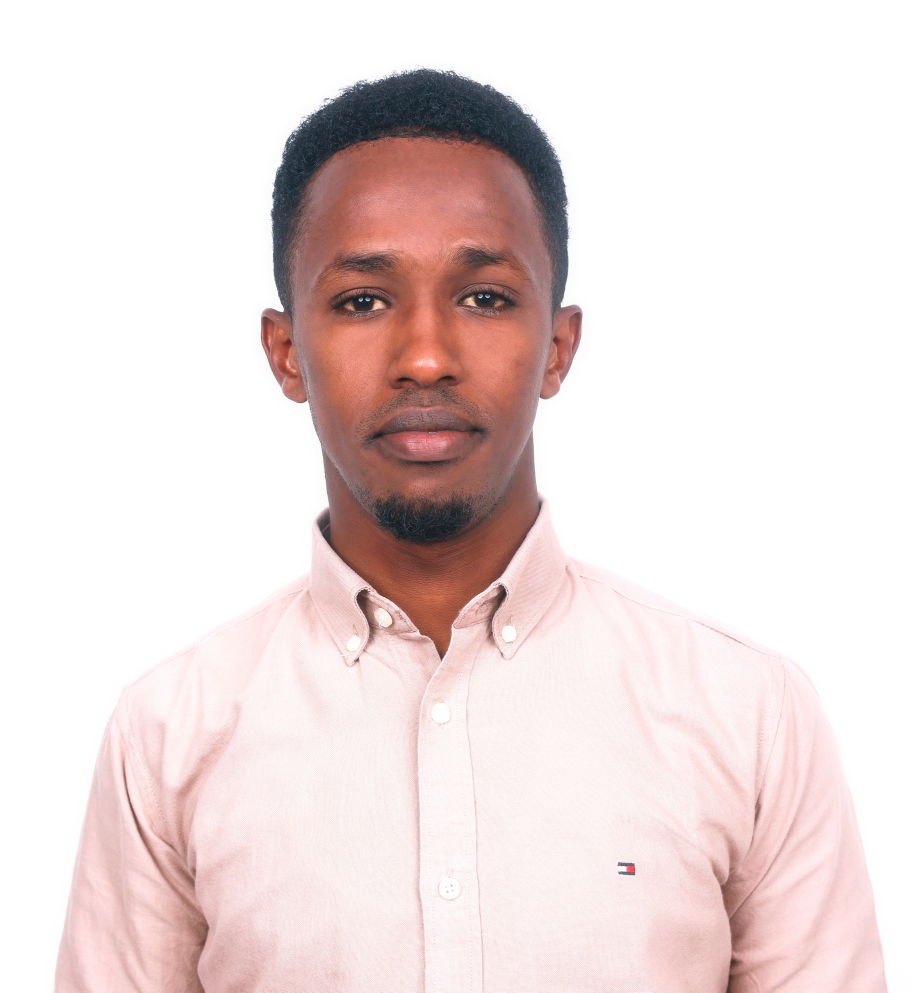
#> input picture shuuriye.jpg, 3648 x 3971 px (shown at 1/4 size)
$ python Assignment2-QA2.py
#> lines starting #> are read from the running program, lines starting #| are printed output that depends on the picture
import cv2
import numpy as np

def process_image(input_path):
    # Read the input image
#> called with input_path = 'shuuriye.jpg'
    img = cv2.imread(input_path)
#> img is the input picture: shape (3971, 3648, 3); mean B, G, R 220.8, 221.9, 235.9
    if img is None:
        print(f"Error: Could not read image from {input_path}")
        return

    # Display original image
    cv2.imshow('Original Image', img)
    cv2.waitKey(0)

    # 1. Resize the image (scale to half size)
    resized_img = cv2.resize(img, None, fx=0.5, fy=0.5, interpolation=cv2.INTER_LINEAR)
    cv2.imshow('Resized Image (50%)', resized_img)
    cv2.waitKey(0)
    cv2.imwrite('resized_image.jpg', resized_img)

    # 2. Flip the image horizontally
    flipped_img = cv2.flip(img, 1)  # 1 for horizontal, 0 for vertical, -1 for both
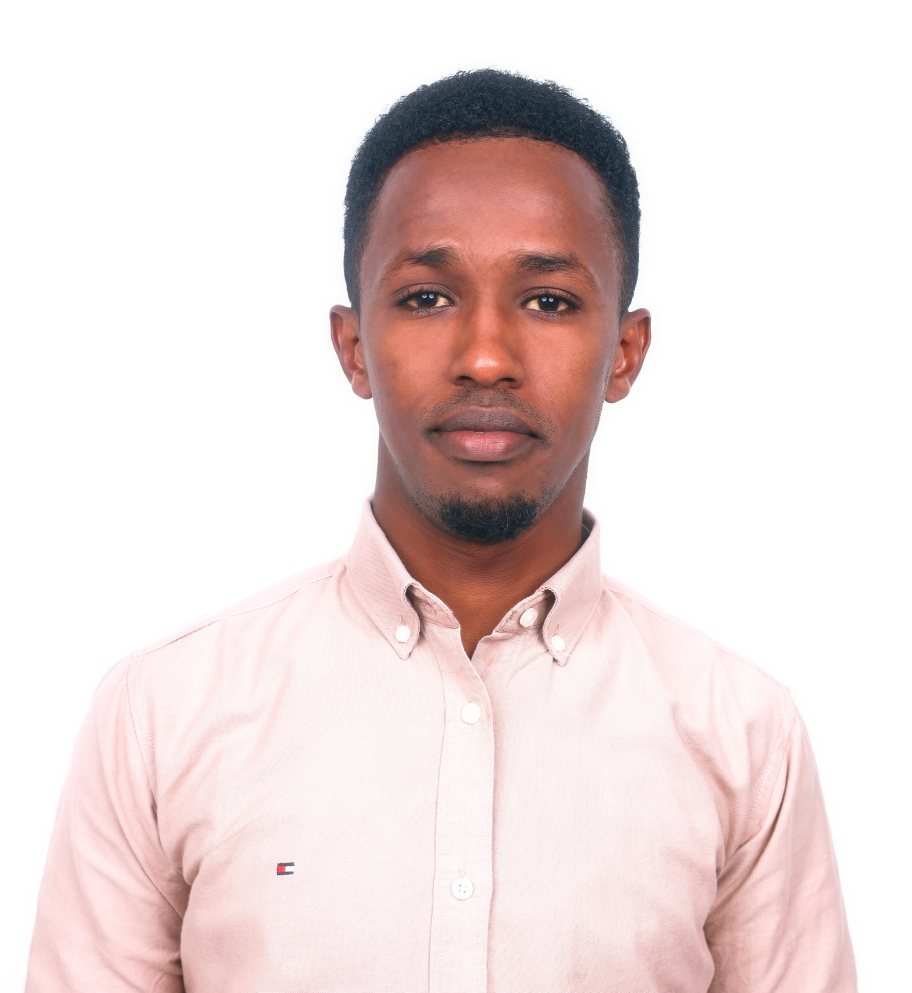
#> flipped_img: shape (3971, 3648, 3) (shown at 1/4 size); mean B, G, R 220.8, 221.9, 235.9
    cv2.imshow('Flipped Image (Horizontal)', flipped_img)
    cv2.waitKey(0)
    cv2.imwrite('flipped_image.jpg', flipped_img)

    # 3. Rotate the image by 45 degrees
    (h, w) = img.shape[:2]
#> h = 3971; w = 3648
    center = (w // 2, h // 2)
#> center = (1824, 1985)
    rotation_matrix = cv2.getRotationMatrix2D(center, 45, 1.0)  # 45 degree rotation
    rotated_img = cv2.warpAffine(img, rotation_matrix, (w, h))
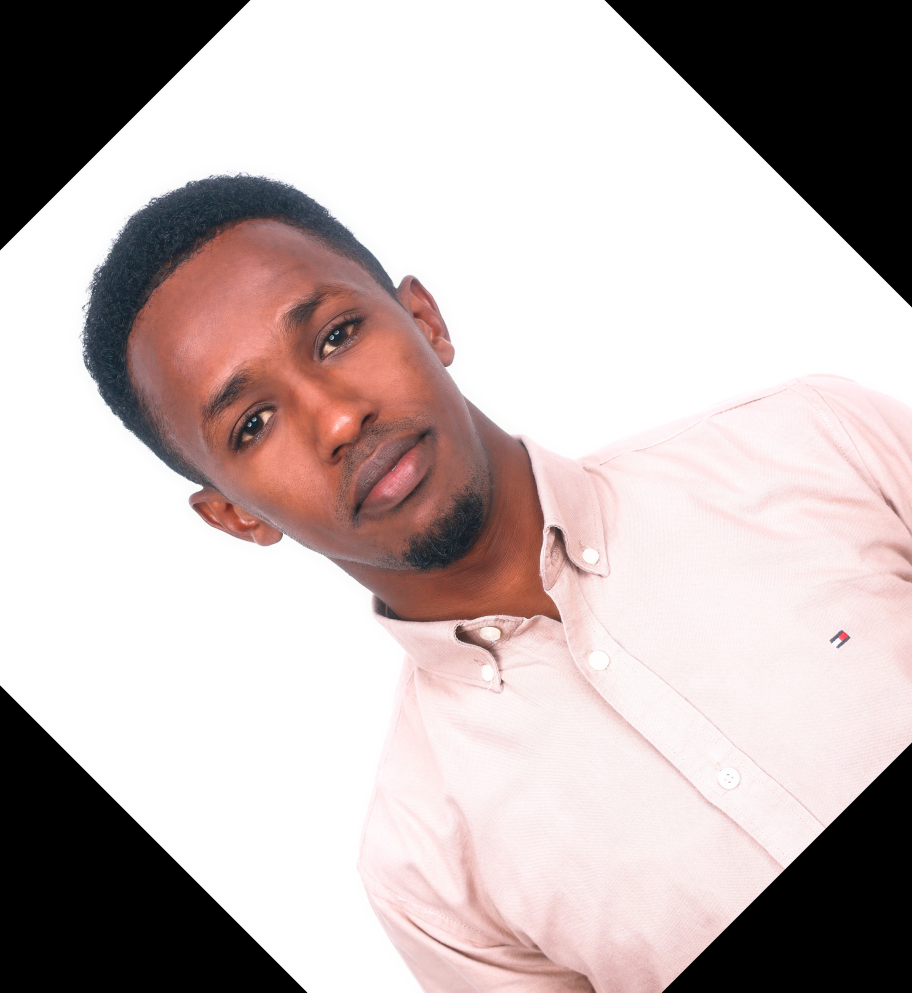
#> rotated_img: shape (3971, 3648, 3) (shown at 1/4 size); mean B, G, R 179.7, 180.7, 192.7
    cv2.imshow('Rotated Image (45 degrees)', rotated_img)
    cv2.waitKey(0)
    cv2.imwrite('rotated_image.jpg', rotated_img)

    # 4. Shift/translate the image (move 100px right and 50px down)
    translation_matrix = np.float32([[1, 0, 100], [0, 1, 50]])
    shifted_img = cv2.warpAffine(img, translation_matrix, (w, h))
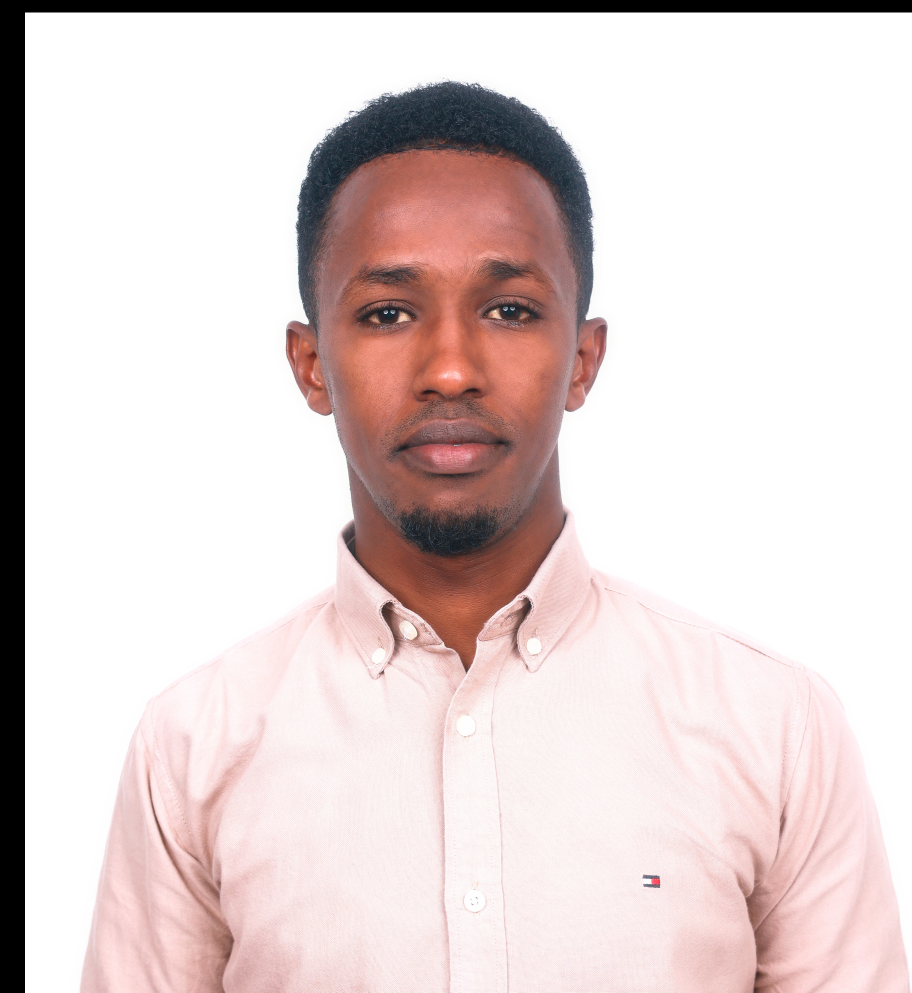
#> shifted_img: shape (3971, 3648, 3) (shown at 1/4 size); mean B, G, R 211.3, 212.4, 226
    cv2.imshow('Shifted Image', shifted_img)
    cv2.waitKey(0)
    cv2.imwrite('shifted_image.jpg', shifted_img)

    # 5. Affine transformation (skew the image)
    # Define 3 points on original image and their new locations
    pts1 = np.float32([[50, 50], [200, 50], [50, 200]])
    pts2 = np.float32([[10, 100], [200, 50], [100, 250]])
    affine_matrix = cv2.getAffineTransform(pts1, pts2)
    affine_img = cv2.warpAffine(img, affine_matrix, (w, h))
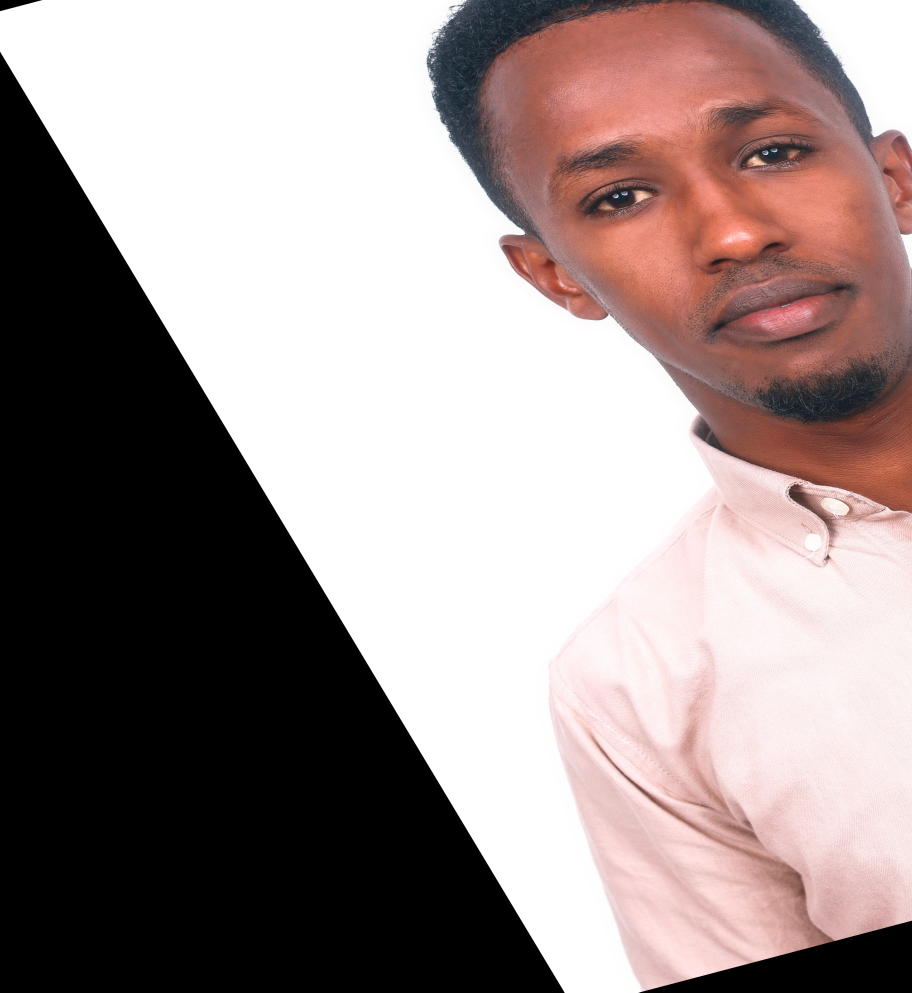
#> affine_img: shape (3971, 3648, 3) (shown at 1/4 size); mean B, G, R 140.5, 142.1, 156.1
    cv2.imshow('Affine Transformed Image', affine_img)
    cv2.waitKey(0)
    cv2.imwrite('affine_image.jpg', affine_img)

    cv2.destroyAllWindows()
    print("All processed images saved successfully!")

if __name__ == "__main__":
    input_image = "shuuriye.jpg"
    process_image(input_image)
